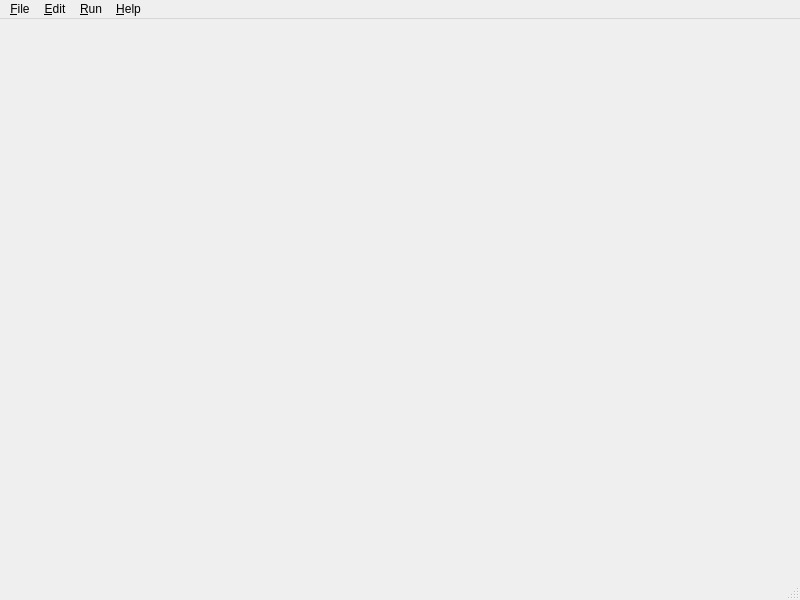
<?xml version="1.0" encoding="UTF-8"?>
<ui version="4.0">
 <class>MainWindow</class>
 <widget class="QMainWindow" name="MainWindow">
  <property name="geometry">
   <rect>
    <x>0</x>
    <y>0</y>
    <width>800</width>
    <height>600</height>
   </rect>
  </property>
  <property name="windowTitle">
   <string>Traceroute Generator</string>
  </property>
  <widget class="QWidget" name="centralwidget"/>
  <widget class="QMenuBar" name="menubar">
   <property name="geometry">
    <rect>
     <x>0</x>
     <y>0</y>
     <width>800</width>
     <height>29</height>
    </rect>
   </property>
   <widget class="QMenu" name="menu_File">
    <property name="title">
     <string>&amp;File</string>
    </property>
    <addaction name="separator"/>
    <addaction name="action_Quit"/>
   </widget>
   <widget class="QMenu" name="menu_Edit">
    <property name="title">
     <string>&amp;Edit</string>
    </property>
    <addaction name="action_Settings"/>
   </widget>
   <widget class="QMenu" name="menu_Run">
    <property name="title">
     <string>&amp;Run</string>
    </property>
    <addaction name="action_TracerouteSingle"/>
    <addaction name="action_TracerouteBatch"/>
   </widget>
   <widget class="QMenu" name="menu_Help">
    <property name="title">
     <string>&amp;Help</string>
    </property>
    <addaction name="action_About"/>
   </widget>
   <addaction name="menu_File"/>
   <addaction name="menu_Edit"/>
   <addaction name="menu_Run"/>
   <addaction name="menu_Help"/>
  </widget>
  <widget class="QStatusBar" name="statusbar"/>
  <action name="action_Quit">
   <property name="text">
    <string>&amp;Quit</string>
   </property>
  </action>
  <action name="action_Settings">
   <property name="text">
    <string>&amp;Settings</string>
   </property>
  </action>
  <action name="action_About">
   <property name="text">
    <string>&amp;About</string>
   </property>
  </action>
  <action name="action_TracerouteSingle">
   <property name="text">
    <string>Traceroute &amp;Single host</string>
   </property>
  </action>
  <action name="action_TracerouteBatch">
   <property name="text">
    <string>Traceroute &amp;Batch</string>
   </property>
  </action>
 </widget>
 <resources/>
 <connections/>
</ui>
